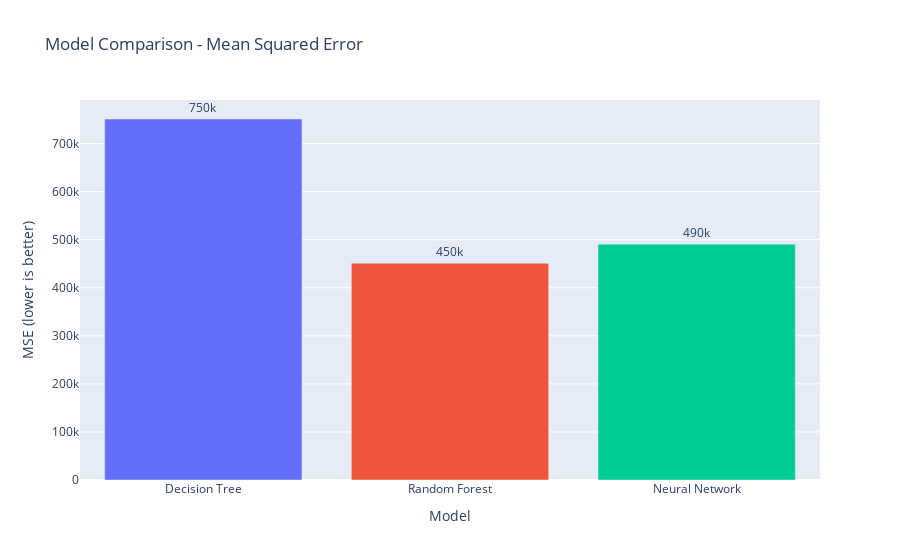
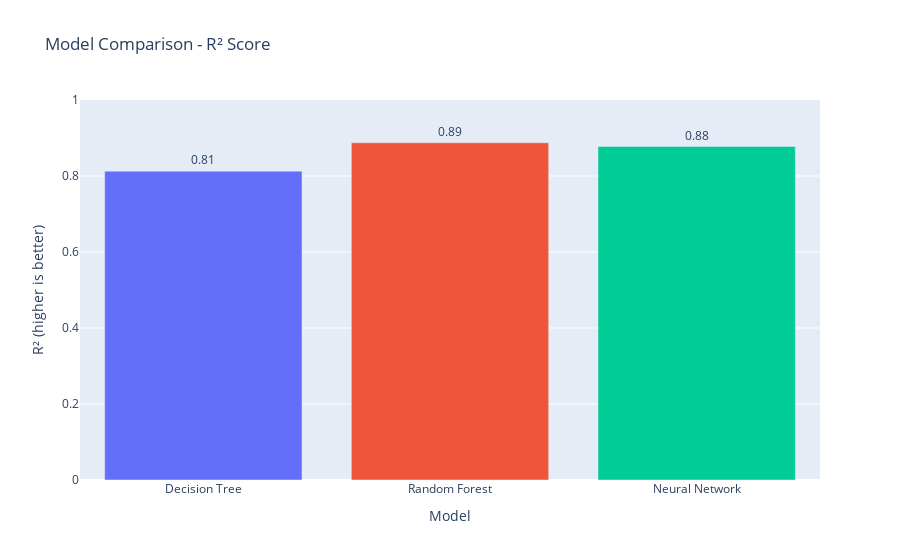

Notebook code cell kept with these figures, in order:
### Markdown cell above
Here we prepare a bar plot to visually compare the performance of different regression models based on their Mean Squared Error (MSE).

We first define a list of model names and their corresponding MSE values (previously computed). Then, using Seaborn and Matplotlib, we create a bar chart that highlights how each model performed in terms of prediction error — allowing for quick visual interpretation of which model is most accurate.

Lower MSE values indicate better performance.

### Code cell
models = ['Decision Tree', 'Random Forest', 'Neural Network']
mse_scores = [
    mean_squared_error(y_test, y_pred_tree),
    mean_squared_error(y_test, y_pred_forest),
    mean_squared_error(y_test, y_pred_mlp)
]
r2_scores = [
    r2_score(y_test, y_pred_tree),
    r2_score(y_test, y_pred_forest),
    r2_score(y_test, y_pred_mlp)
]

# DataFrame Creation for MSE
df_mse = pd.DataFrame({'Model': models, 'MSE': mse_scores})
fig_mse = px.bar(df_mse, x='Model', y='MSE',
                 title='Model Comparison - Mean Squared Error',
                 text='MSE', color='Model')
fig_mse.update_traces(texttemplate='%{text:.2s}', textposition='outside')
fig_mse.update_layout(yaxis_title='MSE (lower is better)', showlegend=False)
fig_mse.show()

# DataFrame Creation for R²
df_r2 = pd.DataFrame({'Model': models, 'R2': r2_scores})
fig_r2 = px.bar(df_r2, x='Model', y='R2',
                title='Model Comparison - R² Score',
                text='R2', color='Model')
fig_r2.update_traces(texttemplate='%{text:.2f}', textposition='outside')
fig_r2.update_layout(yaxis_title='R² (higher is better)', showlegend=False, yaxis_range=[0, 1])
fig_r2.show()

### Figure 1 — Plotly figure (JSON) as saved in the notebook; plotly's stock layout.template omitted (floating-point values rounded to 4 significant figures)
{"data": [{"hovertemplate": "Model=%{x}<br>MSE=%{text}<extra></extra>", "legendgroup": "Decision Tree", "marker": {"color": "#636efa", "pattern": {"shape": ""}}, "name": "Decision Tree", "orientation": "v", "showlegend": true, "text": [751100.0], "textposition": "outside", "texttemplate": "%{text:.2s}", "type": "bar", "x": ["Decision Tree"], "xaxis": "x", "y": [751100.0], "yaxis": "y"}, {"hovertemplate": "Model=%{x}<br>MSE=%{text}<extra></extra>", "legendgroup": "Random Forest", "marker": {"color": "#EF553B", "pattern": {"shape": ""}}, "name": "Random Forest", "orientation": "v", "showlegend": true, "text": [451000.0], "textposition": "outside", "texttemplate": "%{text:.2s}", "type": "bar", "x": ["Random Forest"], "xaxis": "x", "y": [451000.0], "yaxis": "y"}, {"hovertemplate": "Model=%{x}<br>MSE=%{text}<extra></extra>", "legendgroup": "Neural Network", "marker": {"color": "#00cc96", "pattern": {"shape": ""}}, "name": "Neural Network", "orientation": "v", "showlegend": true, "text": [490800.0], "textposition": "outside", "texttemplate": "%{text:.2s}", "type": "bar", "x": ["Neural Network"], "xaxis": "x", "y": [490800.0], "yaxis": "y"}], "layout": {"barmode": "relative", "legend": {"title": {"text": "Model"}, "tracegroupgap": 0}, "showlegend": false, "title": {"text": "Model Comparison - Mean Squared Error"}, "xaxis": {"anchor": "y", "categoryarray": ["Decision Tree", "Random Forest", "Neural Network"], "categoryorder": "array", "domain": [0, 1], "title": {"text": "Model"}}, "yaxis": {"anchor": "x", "domain": [0, 1], "title": {"text": "MSE (lower is better)"}}}}

### Figure 2 — Plotly figure (JSON) as saved in the notebook; plotly's stock layout.template omitted (floating-point values rounded to 4 significant figures)
{"data": [{"hovertemplate": "Model=%{x}<br>R2=%{text}<extra></extra>", "legendgroup": "Decision Tree", "marker": {"color": "#636efa", "pattern": {"shape": ""}}, "name": "Decision Tree", "orientation": "v", "showlegend": true, "text": [0.8127], "textposition": "outside", "texttemplate": "%{text:.2f}", "type": "bar", "x": ["Decision Tree"], "xaxis": "x", "y": [0.8127], "yaxis": "y"}, {"hovertemplate": "Model=%{x}<br>R2=%{text}<extra></extra>", "legendgroup": "Random Forest", "marker": {"color": "#EF553B", "pattern": {"shape": ""}}, "name": "Random Forest", "orientation": "v", "showlegend": true, "text": [0.8875], "textposition": "outside", "texttemplate": "%{text:.2f}", "type": "bar", "x": ["Random Forest"], "xaxis": "x", "y": [0.8875], "yaxis": "y"}, {"hovertemplate": "Model=%{x}<br>R2=%{text}<extra></extra>", "legendgroup": "Neural Network", "marker": {"color": "#00cc96", "pattern": {"shape": ""}}, "name": "Neural Network", "orientation": "v", "showlegend": true, "text": [0.8776], "textposition": "outside", "texttemplate": "%{text:.2f}", "type": "bar", "x": ["Neural Network"], "xaxis": "x", "y": [0.8776], "yaxis": "y"}], "layout": {"barmode": "relative", "legend": {"title": {"text": "Model"}, "tracegroupgap": 0}, "showlegend": false, "title": {"text": "Model Comparison - R² Score"}, "xaxis": {"anchor": "y", "categoryarray": ["Decision Tree", "Random Forest", "Neural Network"], "categoryorder": "array", "domain": [0, 1], "title": {"text": "Model"}}, "yaxis": {"anchor": "x", "domain": [0, 1], "range": [0, 1], "title": {"text": "R² (higher is better)"}}}}
